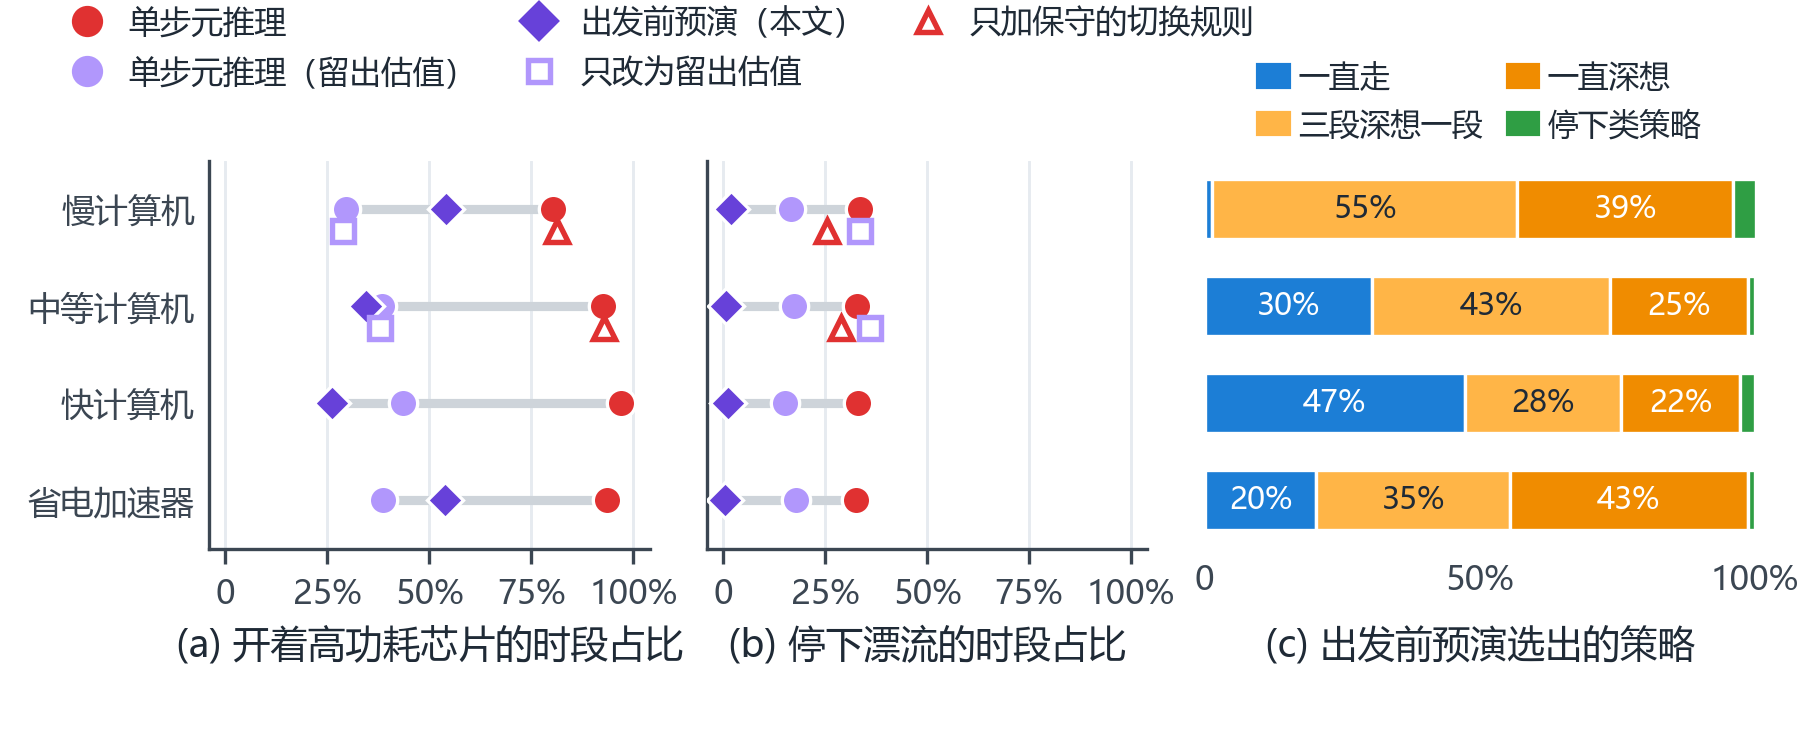

This figure's Python source:
"""Figure 5: why one-step metareasoning loses and what rehearsal does instead (148 test missions,
main truth model). (a) share of 20-minute intervals with the high-performance computer on and
(b) share spent stopped, for one-step metareasoning (values computation on the searched imagined
oceans), the same controller valuing on held-out oceans, and rehearsal; (c) which strategy rehearsal
picks, by vehicle.
Data: results/rev2_summary.json
"""
import json
import sys

import style as S
from style import plt

sys.path.insert(0, str(S.ROOT / "paper"))
from terms import VEHICLE  # noqa: E402

S.setup()
R = json.load(open(S.ROOT / "results" / "rev2_summary.json", encoding="utf-8"))["main"]["sat+"]
_dp = S.ROOT / "results" / "rev2_diag_summary.json"
DIAG = json.load(open(_dp, encoding="utf-8")) if _dp.exists() else {}
V = ["weak", "moderate", "strong", "efficient"]
fig, ax = plt.subplots(1, 3, figsize=(S.TEXTW, 62 * S.MM), gridspec_kw=dict(width_ratios=[1, 1, 1.25]))
fig.subplots_adjust(left=0.115, right=0.965, top=0.78 if DIAG else 0.83, bottom=0.25, wspace=0.12)
ys = list(range(len(V)))
for k, (key, title) in enumerate((("think", "(a) 开着高功耗芯片的时段占比"), ("stopped", "(b) 停下漂流的时段占比"))):
    a = ax[k]
    for y, v in zip(ys, V):
        r = R.get(v, {})
        pts = [(r.get("meta_shares"), S.META, "o"), (r.get("double_shares"), S.META_HELD, "o"),
               (r.get("rehearsal_shares"), S.REHEARSAL, "D")]
        xs = [p[key] * 100 for p, _, _ in pts if p]
        if len(xs) > 1:
            a.plot([min(xs), max(xs)], [y, y], color="#CED4DA", lw=2.2, zorder=1)
        for p, c, mk in pts:
            if p:
                a.plot(p[key] * 100, y, mk, ms=6.8 if mk == "o" else 6.2, color=c, mec="white", mew=0.8, zorder=3)
        # one change at a time (slow and moderate computers): valuation only / decision rule only
        dg = DIAG.get(v, {})
        for name, c, mk in (("double-noguard", S.META_HELD, "s"), ("rational-guard", S.META, "^")):
            if name in dg and key in dg[name]:
                a.plot(dg[name][key] * 100, y + 0.22, mk, ms=5.2, color="white", mec=c, mew=1.3, zorder=3)
    a.set_xlim(-4, 104)
    a.set_xticks([0, 25, 50, 75, 100], ["0", "25%", "50%", "75%", "100%"])
    a.set_ylim(len(V) - 0.5, -0.5)
    a.set_yticks(ys, [VEHICLE[v] for v in V] if k == 0 else [])
    a.tick_params(axis="y", length=0)
    a.grid(axis="y", visible=False)
    S.caption(a, title, y=-0.20)
h = [ax[0].plot([], [], "o", ms=6.5, color=S.META, label="单步元推理")[0],
     ax[0].plot([], [], "o", ms=6.5, color=S.META_HELD, label="单步元推理（留出估值）")[0],
     ax[0].plot([], [], "D", ms=6, color=S.REHEARSAL, label="出发前预演（本文）")[0]]
if DIAG:
    h += [ax[0].plot([], [], "s", ms=5.2, color="white", mec=S.META_HELD, mew=1.3, label="只改为留出估值")[0],
          ax[0].plot([], [], "^", ms=5.2, color="white", mec=S.META, mew=1.3, label="只加保守的切换规则")[0]]
fig.legend(handles=h, loc="upper center", ncol=3, bbox_to_anchor=(0.36, 1.03), fontsize=7.6, columnspacing=1.0,
           handletextpad=0.3)
# (c) what rehearsal picks
a = ax[2]
order = [("go", "一直走", S.GO), ("think 1 in 3", "三段深想一段", S.THINK3), ("think", "一直深想", S.THINK),
         ("stop", "停下类策略", S.STOP)]
for y, v in zip(ys, V):
    ch = dict(R.get(v, {}).get("choice") or {})
    ch["stop"] = ch.pop("stop and think 1 in 3", 0) + ch.pop("stop and resample 1 in 3", 0)
    left = 0.0
    for key, lab, c in order:
        w = ch.get(key, 0.0) * 100
        a.barh(y, w, left=left, color=c, height=0.62, edgecolor="white", lw=0.8)
        if w >= 9:
            a.text(left + w / 2, y, f"{w:.0f}%", ha="center", va="center", fontsize=7.4,
                   color="white" if key in ("go", "think", "stop") else S.INK)
        left += w
a.set_xlim(0, 100)
a.set_xticks([0, 50, 100], ["0", "50%", "100%"])
a.set_ylim(len(V) - 0.5, -0.5)
a.set_yticks(ys, [])
a.grid(False)
for sp in ("left", "bottom"):
    a.spines[sp].set_visible(False)
a.tick_params(length=0)
hh = [plt.Rectangle((0, 0), 1, 1, color=c) for _, _, c in order]
a.legend(hh, [lab for _, lab, _ in order], loc="lower center", bbox_to_anchor=(0.5, 1.0), ncol=2, fontsize=7.4,
         handlelength=1.0, columnspacing=0.8, handletextpad=0.3, borderaxespad=0.2)
S.caption(a, "(c) 出发前预演选出的策略", y=-0.20)
S.save(fig, "fig_mech")
